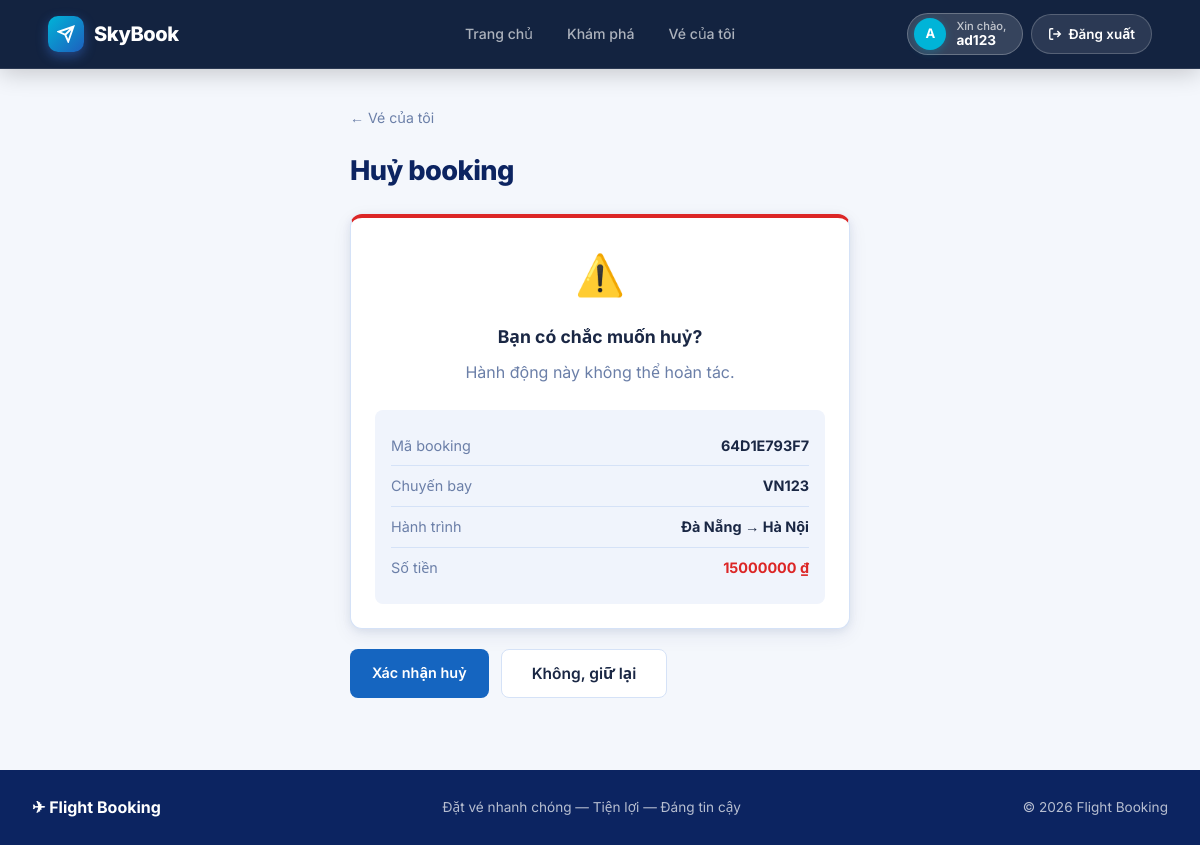
Page /bookings/cancel/7/ (signed in) on the committed database.
### bookings/models.py (models this page shows, shortened)
class Booking(models.Model):
    STATUS_CHOICES = [
        ("pending", "Pending"),
        ("paid", "Paid"),
        ("cancelled", "Cancelled"),
    ]
    user = models.ForeignKey(User, on_delete=models.CASCADE, related_name="bookings", db_index=True, verbose_name="User")
    flight = models.ForeignKey(Flight, on_delete=models.SET_NULL, null=True, blank=True, related_name="outbound_bookings", verbose_name="Outbound Flight")
    return_flight = models.ForeignKey(Flight, on_delete=models.SET_NULL, null=True, blank=True, related_name="return_bookings", verbose_name="Return Flight")
    booking_code = models.CharField(max_length=20, unique=True, verbose_name="Booking Code")
    booking_date = models.DateTimeField(auto_now_add=True, verbose_name="Booking Date")
    total_price = models.DecimalField(max_digits=12, decimal_places=2, verbose_name="Total Price")
    status = models.CharField(max_length=20, choices=STATUS_CHOICES, default="pending", verbose_name="Status")
    class Meta:
        verbose_name = "Booking"
        verbose_name_plural = "Bookings"

### flights/models.py (models this page shows, shortened)
class Flight(models.Model):
    STATUS_CHOICES = [
        ("scheduled", "Scheduled"),
        ("boarding", "Boarding"),
        ("departed", "Departed"),
        ("completed", "Completed"),
        ("cancelled", "Cancelled"),
    ]
    flight_number = models.CharField(max_length=20, verbose_name="Flight Number")
    airline = models.ForeignKey(Airline, on_delete=models.CASCADE, related_name="flights", verbose_name="Airline")
    aircraft = models.ForeignKey(Aircraft, on_delete=models.CASCADE, related_name="flights", verbose_name="Aircraft")
    departure_airport = models.ForeignKey(Airport, on_delete=models.CASCADE, related_name="departures", verbose_name="Departure Airport")
    arrival_airport = models.ForeignKey(Airport, on_delete=models.CASCADE, related_name="arrivals", verbose_name="Arrival Airport")
    departure_time = models.DateTimeField(db_index=True, verbose_name="Departure Time")
    arrival_time = models.DateTimeField(verbose_name="Arrival Time")
    price = models.DecimalField(max_digits=12, decimal_places=2, verbose_name="Base Price")
    status = models.CharField(max_length=20, choices=STATUS_CHOICES, default="scheduled", db_index=True, verbose_name="Status")
    class Meta:
        verbose_name = "Flight"
        verbose_name_plural = "Flights"

class Airport(models.Model):
    name = models.CharField(max_length=150, verbose_name="Airport Name")
    code = models.CharField(max_length=10, unique=True, verbose_name="Airport Code")
    city = models.CharField(max_length=100, verbose_name="City")
    class Meta:
        verbose_name = "Airport"
        verbose_name_plural = "Airports"

### bookings/views.py (the view, shortened to what this page needs)
@login_required
def cancel_booking(request, booking_id):
    booking = get_object_or_404(Booking, id=booking_id, user=request.user)
    return render(request, "bookings/cancel_confirm.html", {"booking": booking})

### templates/bookings/cancel_confirm.html (shortened to what this page needs)
{% extends "base.html" %}
{% block content %}
<div style="max-width:500px;margin:0 auto;">
  <a href="{% url 'my_bookings' %}" class="back-link">← Vé của tôi</a>
  <h1>Huỷ booking</h1>
  <div class="card" style="border-top:4px solid #dc2626;margin:20px 0;">
    <div style="text-align:center;font-size:2.5rem;margin-bottom:14px;">⚠️</div>
    <h2 style="text-align:center;margin-bottom:8px;">Bạn có chắc muốn huỷ?</h2>
    <p style="text-align:center;color:var(--muted);margin-bottom:24px;">Hành động này không thể hoàn tác.</p>
    <div style="background:var(--bg);border-radius:var(--radius-sm);padding:16px;">
      <div style="display:flex;justify-content:space-between;padding:8px 0;border-bottom:1px solid var(--border);font-size:.9rem;"><span style="color:var(--muted);">Mã booking</span><strong>{{ booking.booking_code }}</strong></div>
      {% if booking.flight %}
      <div style="display:flex;justify-content:space-between;padding:8px 0;border-bottom:1px solid var(--border);font-size:.9rem;"><span style="color:var(--muted);">Chuyến bay</span><strong>{{ booking.flight.flight_number }}</strong></div>
      <div style="display:flex;justify-content:space-between;padding:8px 0;border-bottom:1px solid var(--border);font-size:.9rem;"><span style="color:var(--muted);">Hành trình</span><strong>{{ booking.flight.departure_airport.city }} → {{ booking.flight.arrival_airport.city }}</strong></div>
      {% endif %}
      <div style="display:flex;justify-content:space-between;padding:8px 0;font-size:.9rem;"><span style="color:var(--muted);">Số tiền</span><strong style="color:#dc2626;">{{ booking.total_price|floatformat:0 }} ₫</strong></div>
    </div>
  </div>
  <form method="POST" style="flex-direction:row;gap:12px;background:none;border:none;box-shadow:none;padding:0;max-width:100%;">
    <button type="submit" class="btn btn-danger btn-lg">Xác nhận huỷ</button>
    <a href="{% url 'my_bookings' %}" class="btn btn-secondary btn-lg">Không, giữ lại</a>
  </form>
</div>
{% endblock %}

### templates/partials/navbar.html (shortened to what this page needs)
{% load static %}
<header class="navbar-glass" id="main-nav">
  <div class="navbar-inner">
    <a href="{% url 'home' %}" class="navbar-brand">
      <div class="brand-icon" style="background: linear-gradient(135deg, #00B4D8, #1E5FBE);">
        <svg width="18" height="18" viewBox="0 0 24 24" fill="none" stroke="currentColor" stroke-width="2.5">
          <path d="M22 2L11 13M22 2l-7 20-4-9-9-4 20-7z"/>
        </svg>
      </div>
      <span style="font-weight: 800;">SkyBook</span>
    </a>
    <nav class="nav-links">
      <a href="{% url 'home' %}" class="nav-link {% if request.resolver_match.url_name == 'home' %}nav-link--active{% endif %}">Trang chủ</a>
      <a href="{% url 'recommendations' %}" class="nav-link {% if request.resolver_match.url_name == 'recommendations' %}nav-link--active{% endif %}">Khám phá</a>
      {% if user.is_authenticated %}
        <a href="{% url 'my_bookings' %}" class="nav-link {% if request.resolver_match.url_name == 'my_bookings' %}nav-link--active{% endif %}">Vé của tôi</a>
      {% endif %}
    </nav>
    <div class="nav-actions">
      {% if user.is_authenticated %}
        <div class="nav-user-pill" style="background: rgba(255,255,255,0.15); border: 1px solid rgba(255,255,255,0.25); border-radius: 99px; padding: 4px 16px 4px 6px; display: flex; align-items: center; gap: 10px;">
          <div class="nav-avatar" style="background: #00B4D8; width: 32px; height: 32px; border-radius: 50%; display: flex; align-items: center; justify-content: center; font-weight: bold; color: white; box-shadow: 0 2px 8px rgba(0,180,216,0.3);">{{ user.username|slice:":1"|upper }}</div>
          <div class="nav-user-info" style="display: flex; flex-direction: column; line-height: 1.1;">
            <span class="nav-user-greeting" style="font-size: 0.7rem; color: rgba(255,255,255,0.7);">Xin chào,</span>
            <span class="nav-username" style="font-size: 0.85rem; font-weight: 700; color: white;">{{ user.username }}</span>
          </div>
        </div>
        <a href="{% url 'logout' %}" class="btn-nav-logout" title="Đăng xuất" style="background: rgba(255,255,255,0.1); color: #fff; border: 1px solid rgba(255,255,255,0.2); padding: 8px 16px; border-radius: 99px; display: flex; align-items: center; gap: 6px; font-weight: 600; text-decoration: none; transition: 0.2s;">
          <svg width="14" height="14" viewBox="0 0 24 24" fill="none" stroke="currentColor" stroke-width="2.5">
            <path d="M9 21H5a2 2 0 0 1-2-2V5a2 2 0 0 1 2-2h4M16 17l5-5-5-5M21 12H9"/>
          </svg>
          Đăng xuất
        </a>
      {% endif %}
    </div>
  </div>
</header>

### templates/partials/navbar.html (style rules this page uses)
header.navbar-glass { position: fixed !important; top: 0; left: 0; right: 0; width: 100%; z-index: 1000; transition: all 0.3s ease; background: rgba(15, 31, 61, 0.98) !important; backdrop-filter: blur(16px) !important; -webkit-backdrop-filter: blur(16px) !important; border-bottom: 1px solid rgba(255, 255, 255, 0.1) !important; box-shadow: 0 4px 24px rgba(0, 0, 0, 0.2) !important; }

### rows in the picture
Booking: booking_code "64D1E793F7", flight.flight_number "VN123", flight.departure_airport.city "Đà Nẵng", flight.arrival_airport.city "Hà Nội", total_price "15000000"

### other values in the picture
{{ user.username|slice:":1"|upper }} "A"
{{ user.username }} "ad123"
